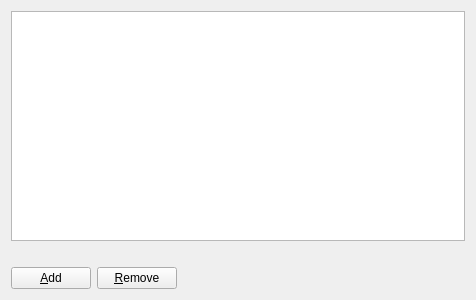
<?xml version="1.0" encoding="UTF-8"?>
<ui version="4.0">
 <class>CalibrationParametersWizardPage</class>
 <widget class="QWizardPage" name="CalibrationParametersWizardPage">
  <property name="geometry">
   <rect>
    <x>0</x>
    <y>0</y>
    <width>476</width>
    <height>300</height>
   </rect>
  </property>
  <property name="windowTitle">
   <string>Setup Calibration Parameters</string>
  </property>
  <property name="title">
   <string>Calibration Parameters</string>
  </property>
  <property name="subTitle">
   <string>Calibration parameters are stored in non-volatile memory and can be changed at runtime.</string>
  </property>
  <layout class="QVBoxLayout" name="verticalLayout">
   <item>
    <widget class="QTableWidget" name="calibrationParametersTable">
     <property name="maximumSize">
      <size>
       <width>16777215</width>
       <height>16777215</height>
      </size>
     </property>
     <property name="selectionMode">
      <enum>QAbstractItemView::SingleSelection</enum>
     </property>
     <property name="selectionBehavior">
      <enum>QAbstractItemView::SelectItems</enum>
     </property>
     <property name="columnCount">
      <number>0</number>
     </property>
     <attribute name="horizontalHeaderStretchLastSection">
      <bool>true</bool>
     </attribute>
     <attribute name="verticalHeaderVisible">
      <bool>false</bool>
     </attribute>
    </widget>
   </item>
   <item>
    <widget class="QLabel" name="errorLabel">
     <property name="text">
      <string/>
     </property>
    </widget>
   </item>
   <item>
    <layout class="QHBoxLayout" name="horizontalLayout">
     <item>
      <widget class="QPushButton" name="addCalibrationParameterButton">
       <property name="text">
        <string>&amp;Add</string>
       </property>
      </widget>
     </item>
     <item>
      <widget class="QPushButton" name="removeCalibrationParameterButton">
       <property name="text">
        <string>&amp;Remove</string>
       </property>
      </widget>
     </item>
     <item>
      <spacer name="horizontalSpacer">
       <property name="orientation">
        <enum>Qt::Horizontal</enum>
       </property>
       <property name="sizeHint" stdset="0">
        <size>
         <width>40</width>
         <height>20</height>
        </size>
       </property>
      </spacer>
     </item>
    </layout>
   </item>
  </layout>
 </widget>
 <resources/>
 <connections/>
</ui>
